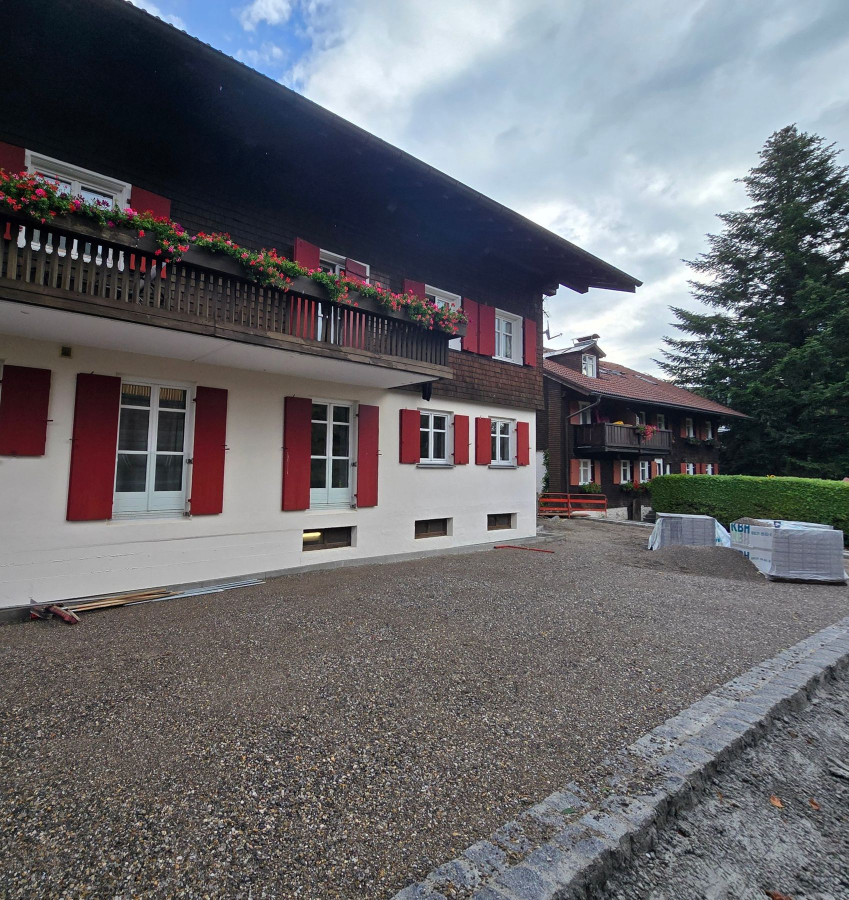
#> input picture img/ba-before.jpg, 1698 x 1800 px (shown at 1/2 size)
$ python -i sketch.py   (imports and definitions only)
#> lines starting #> are read from the running program, lines starting #| are printed output that depends on the picture
"""Make a web-sized photo plus its pencil-sketch twin for the AREA Galabau site.

Every photo on the site exists twice:
  img/<name>.jpg    the real photo (resized, compressed)
  img/<name>-s.jpg  a pencil-sketch version on the site's paper colour

The page shows the sketch first and fades the real photo in over it.

Usage (run from the repo root):
  pip install opencv-python-headless pillow numpy
  python tools/sketch.py path/to/photo.jpg p11            # gallery photo, 1600px long edge
  python tools/sketch.py path/to/photo.jpg hero 2200      # hero photo, larger

Then add the project to PROJ in index.html (see CLAUDE.md).
"""
import sys
import cv2
import numpy as np
from PIL import Image, ImageOps

PAPER = np.array([0xE6, 0xEE, 0xF1], np.float32)  # BGR of #F1EEE6 (site paper colour)
INK = np.array([0x1C, 0x21, 0x1F], np.float32)


def load(path, long_edge):
    im = ImageOps.exif_transpose(Image.open(path)).convert("RGB")
    im.thumbnail((long_edge, long_edge), Image.LANCZOS)
    return im


def sketch(rgb):
    g = cv2.cvtColor(np.array(rgb), cv2.COLOR_RGB2GRAY).astype(np.float32) / 255
    g = cv2.bilateralFilter(g, 11, 0.1, 9)
    s = max(g.shape) / 1600
#> s = 1.12
    # XDoG: ink-like contour lines
    k1, k2 = 0.9 * s, 0.9 * s * 1.6
#> k1 = 1.01; k2 = 1.62
    d = cv2.GaussianBlur(g, (0, 0), k1) - 0.985 * cv2.GaussianBlur(g, (0, 0), k2)
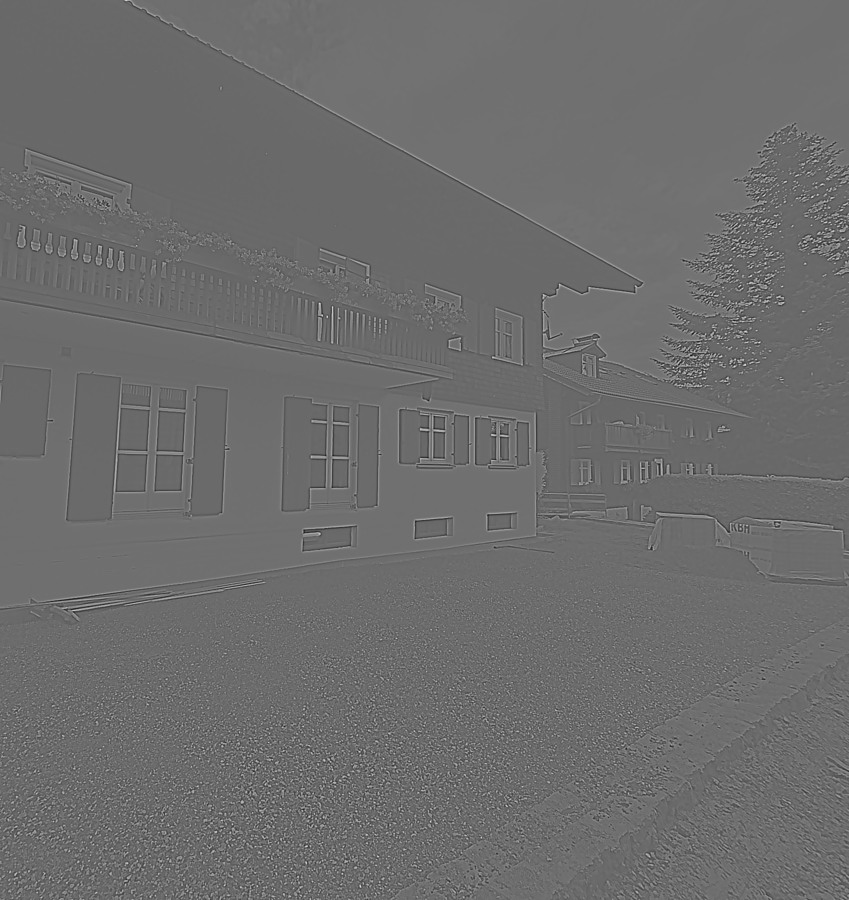
#> d: shape (1800, 1698) float32 (shown at 1/2 size); min -0.14, max 0.203, mean 0.0062; drawn with min black and max white
    lines = np.clip(np.where(d >= -0.004, 1.0, 1 + np.tanh(260 * (d + 0.004))), 0, 1)
    # soft pencil shading (colour dodge)
    inv = cv2.GaussianBlur(1 - g, (0, 0), 14 * s)
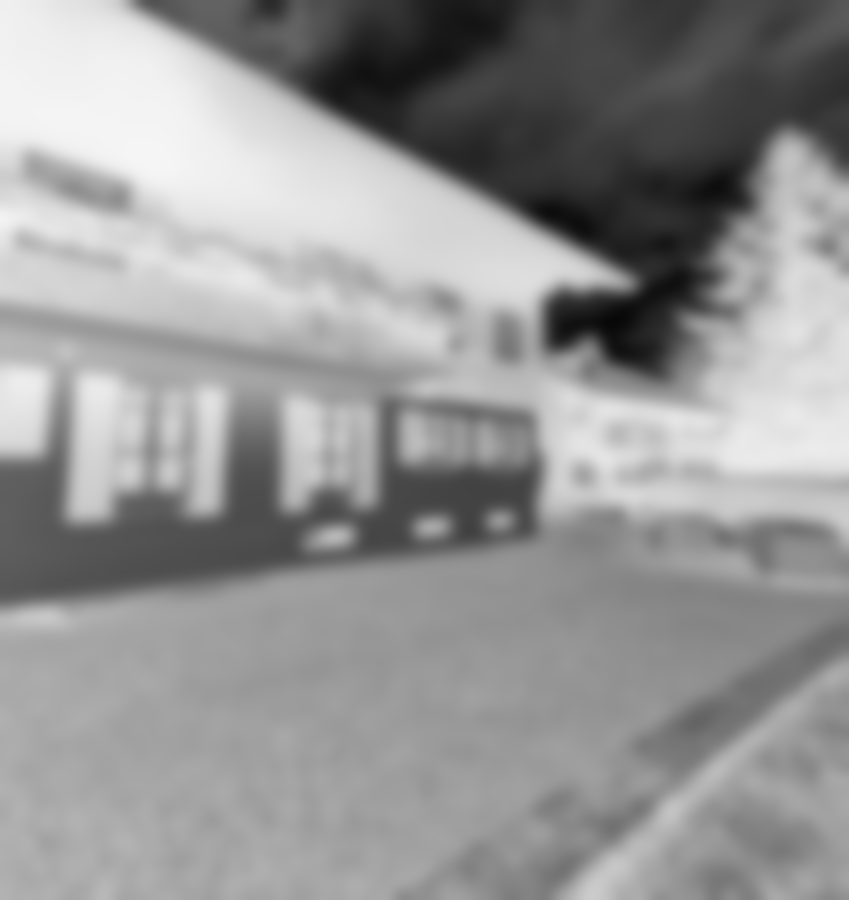
#> inv: shape (1800, 1698) float32 (shown at 1/2 size); min 0.0333, max 0.964, mean 0.587
    shade = np.clip(g / np.maximum(1 - inv, 1e-3), 0, 1)
    shade = 1 - (1 - shade) * 0.55
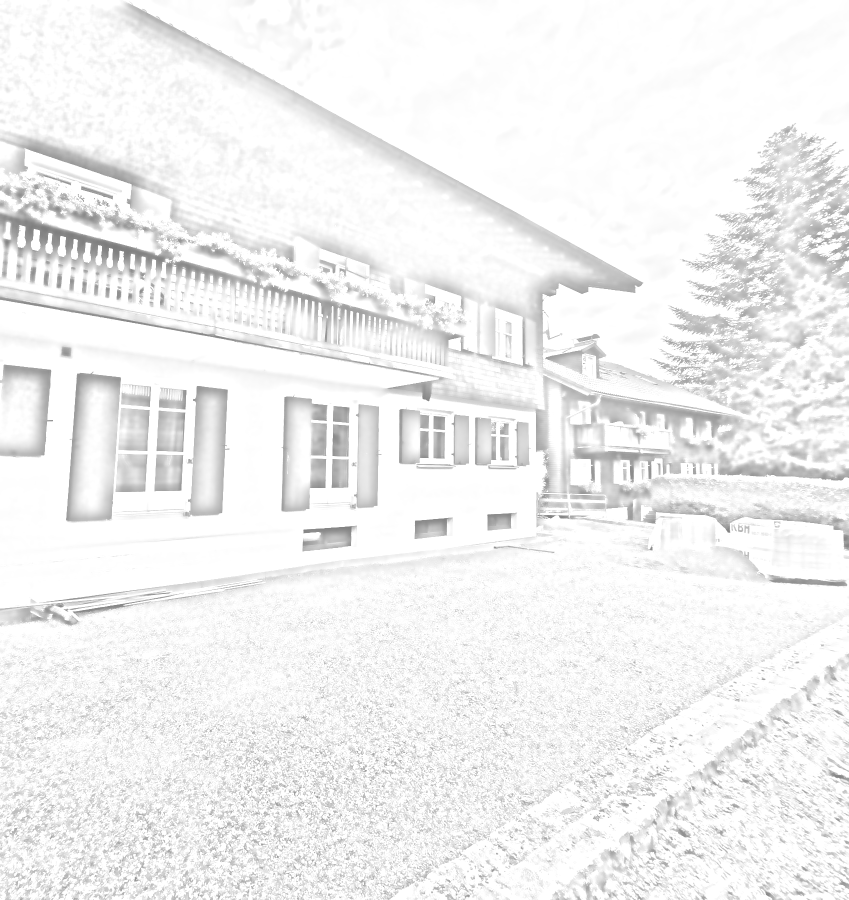
#> shade: shape (1800, 1698) float32 (shown at 1/2 size); min 0.483, max 1, mean 0.947
    v = np.clip(lines * shade, 0, 1)
    v = 1 - np.clip((1 - v) * 1.35, 0, 1) ** 0.85
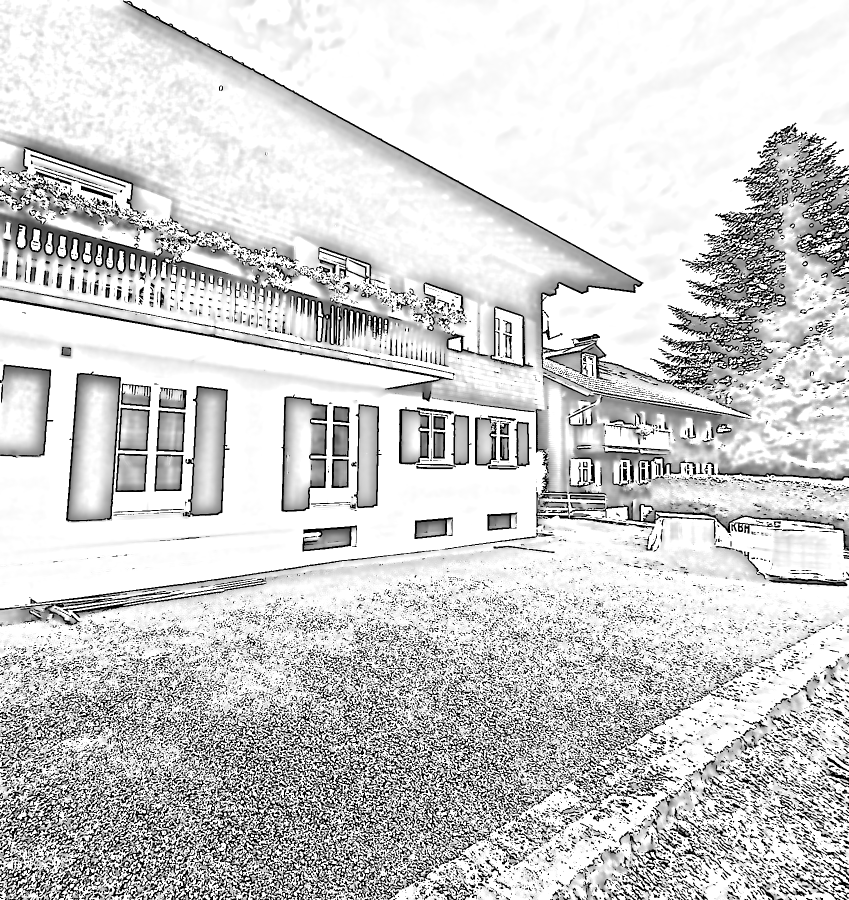
#> v: shape (1800, 1698) float32 (shown at 1/2 size); min 0, max 1, mean 0.81
    out = PAPER[None, None] * v[..., None] + INK[None, None] * (1 - v[..., None])
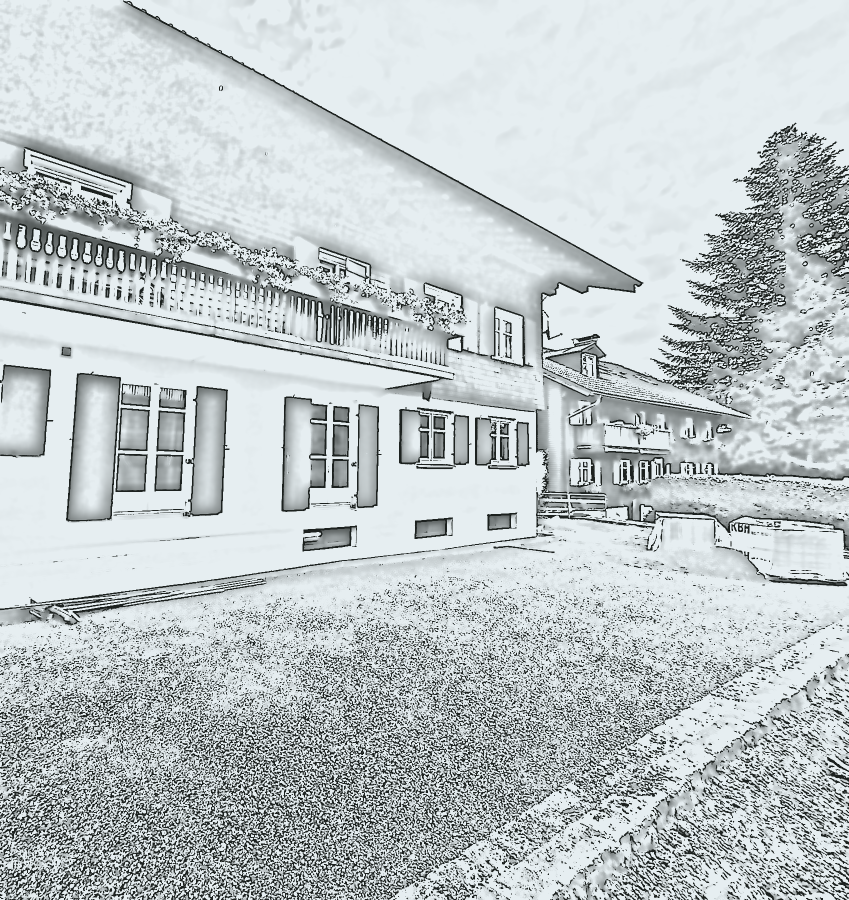
#> out: shape (1800, 1698, 3) float32 (shown at 1/2 size); mean of channels 0, 1, 2 190.7, 198.1, 203.3; drawn as R, G, B
    return Image.fromarray(cv2.cvtColor(out.astype(np.uint8), cv2.COLOR_BGR2RGB))


# [9 lines not run here, left out]

>>> import cv2
>>> picture = cv2.cvtColor(cv2.imread('../img/ba-before.jpg'), cv2.COLOR_BGR2RGB)
>>> result = sketch(picture)

$ run again, on img/og.jpg
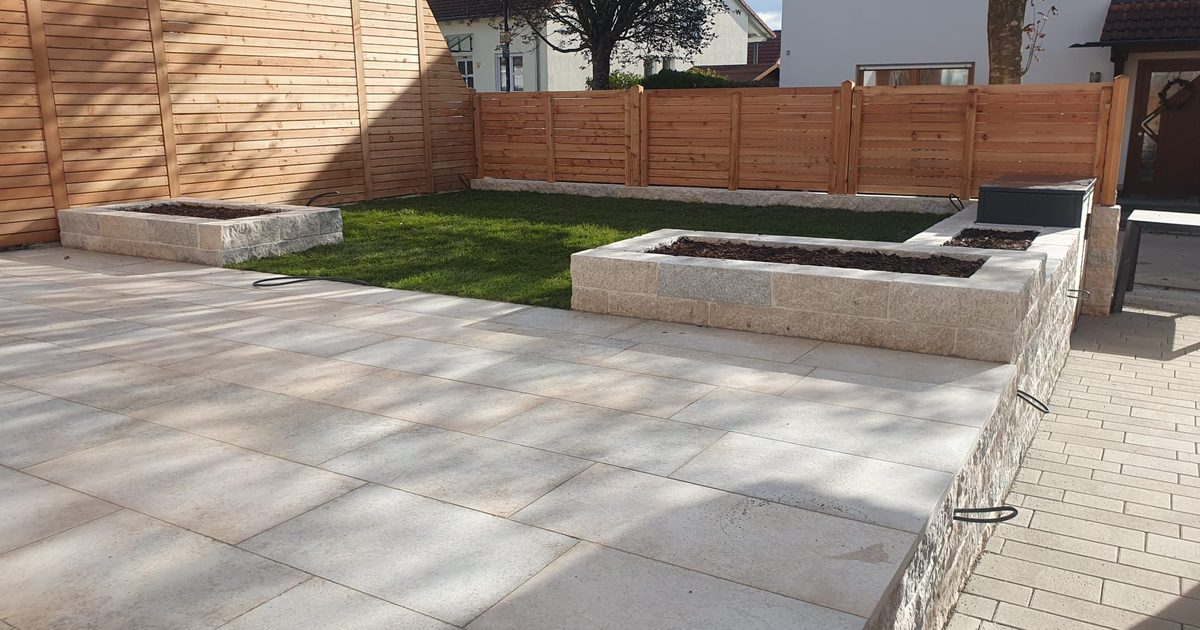
#> input picture img/og.jpg, 1200 x 630 px
#> in sketch, `v = 1 - np.clip((1 - v) * 1.35, 0, 1) ** 0.85`:
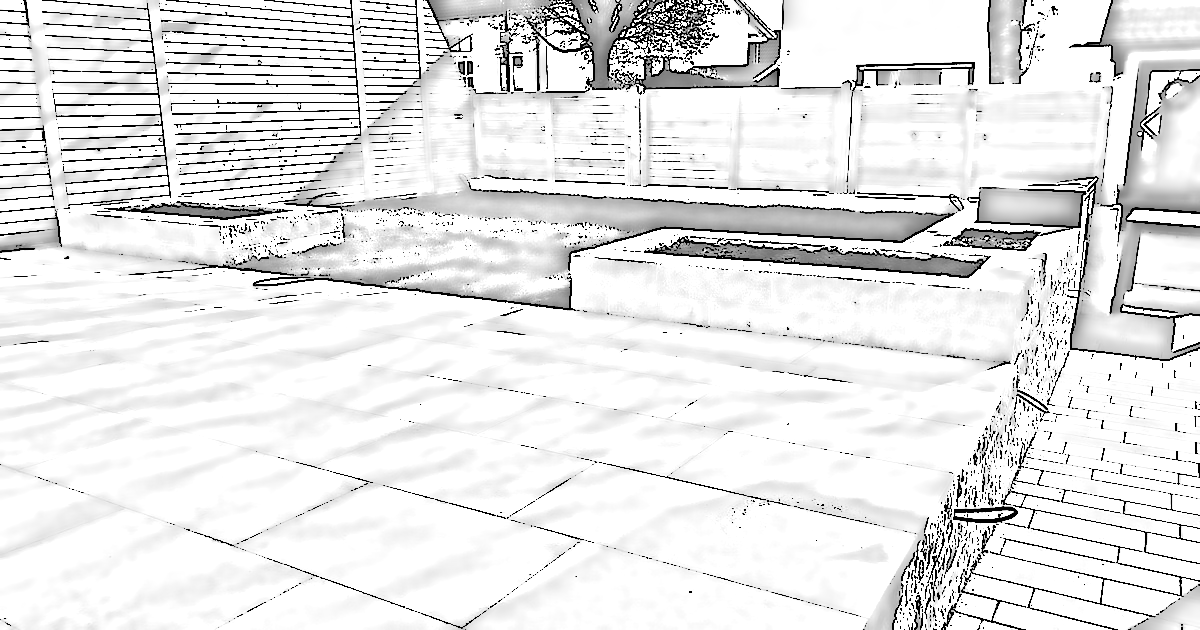
#> v: shape (630, 1200) float32; min 0, max 1, mean 0.903
#> in sketch, `out = PAPER[None, None] * v[..., None] + INK[None, None] * (1 - v[...,..`:
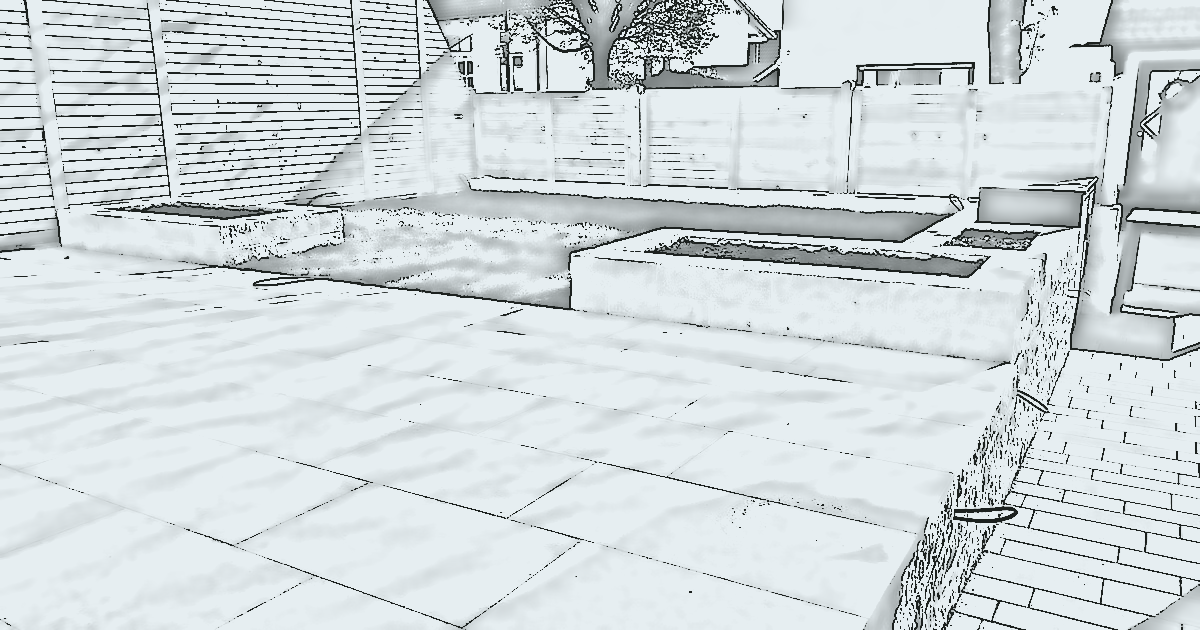
#> out: shape (630, 1200, 3) float32; mean of channels 0, 1, 2 210.5, 219, 220.4; drawn as R, G, B

$ run again, on img/p1.jpg
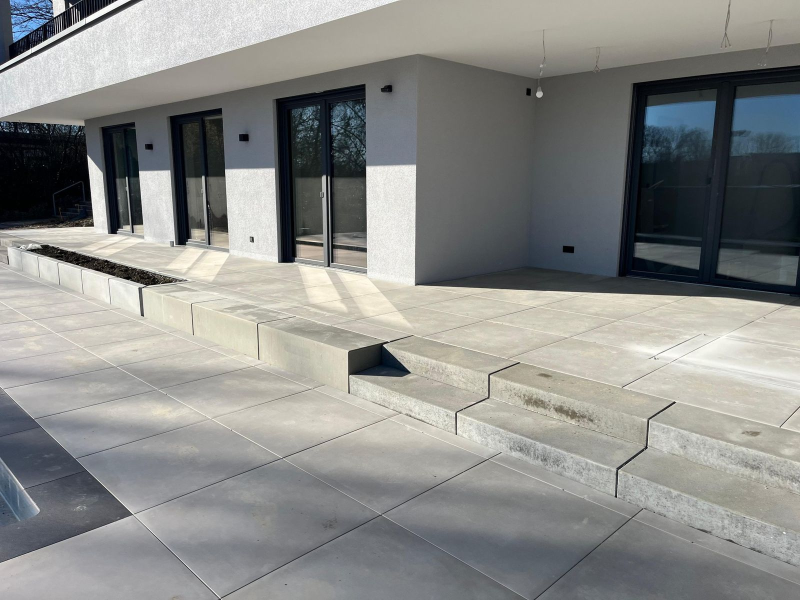
#> input picture img/p1.jpg, 1600 x 1200 px (shown at 1/2 size)
#> in sketch, `v = 1 - np.clip((1 - v) * 1.35, 0, 1) ** 0.85`:
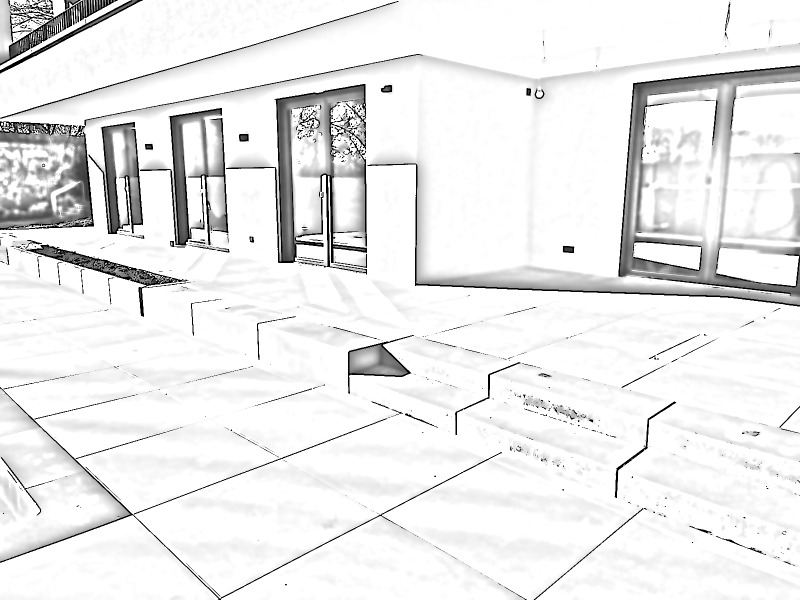
#> v: shape (1200, 1600) float32 (shown at 1/2 size); min 0, max 1, mean 0.924
#> in sketch, `out = PAPER[None, None] * v[..., None] + INK[None, None] * (1 - v[...,..`:
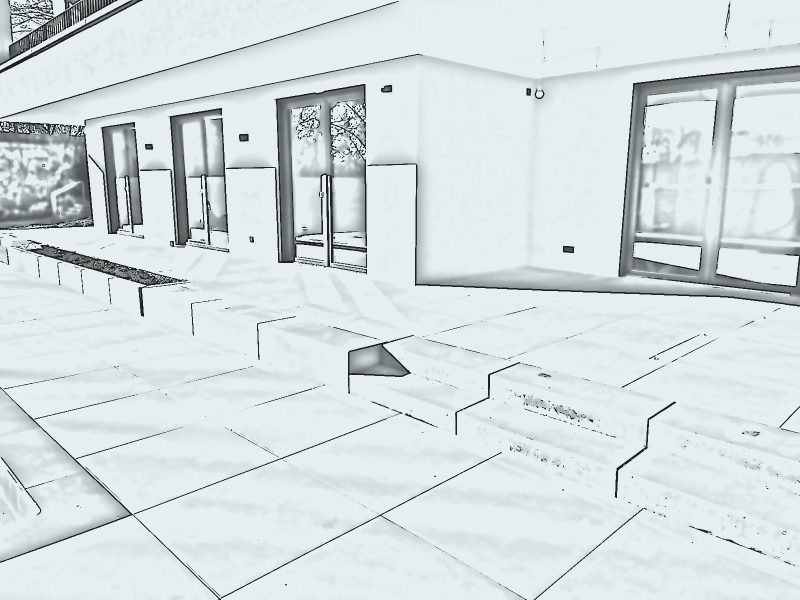
#> out: shape (1200, 1600, 3) float32 (shown at 1/2 size); mean of channels 0, 1, 2 212.8, 219.3, 226.4; drawn as R, G, B
